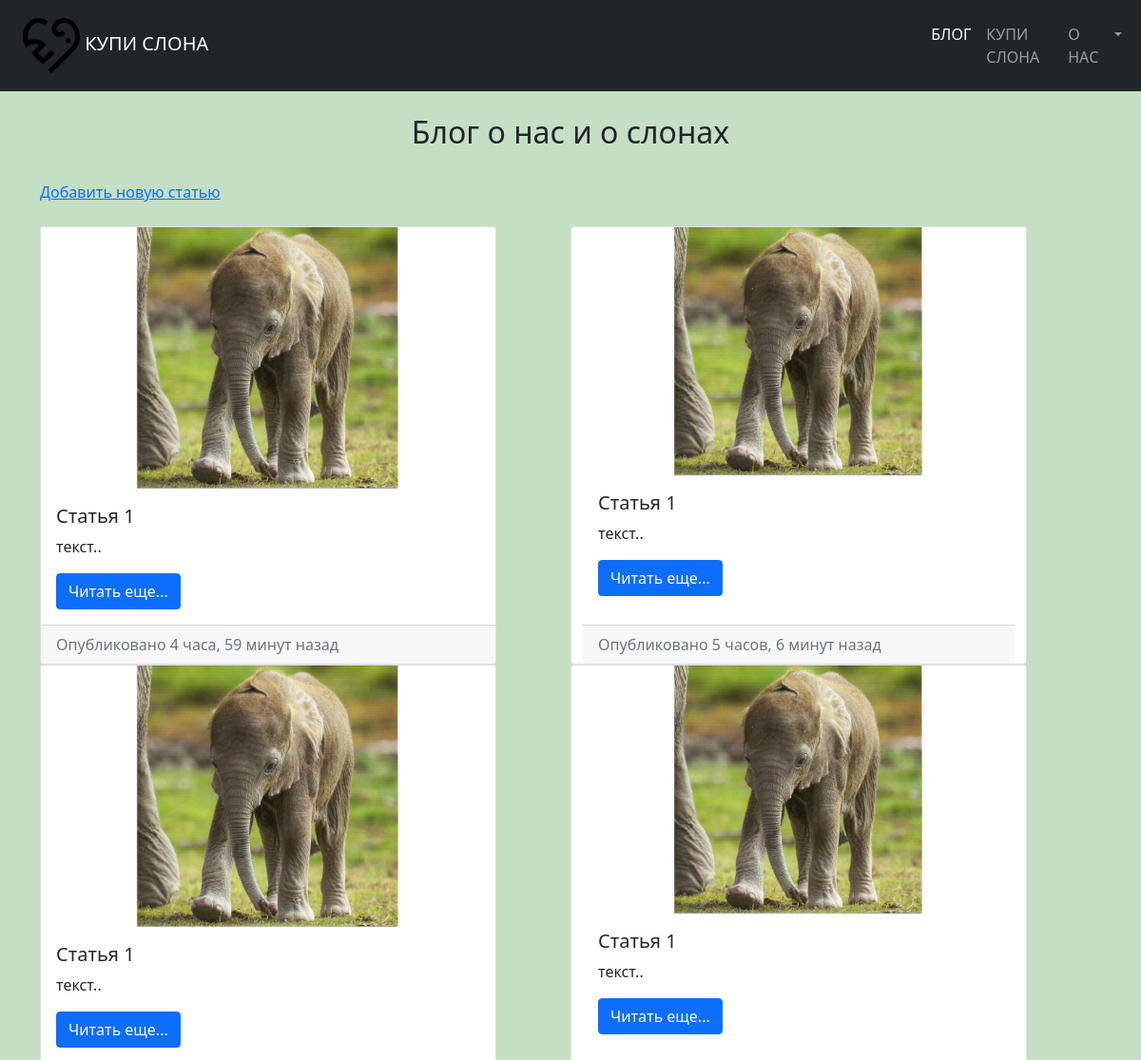
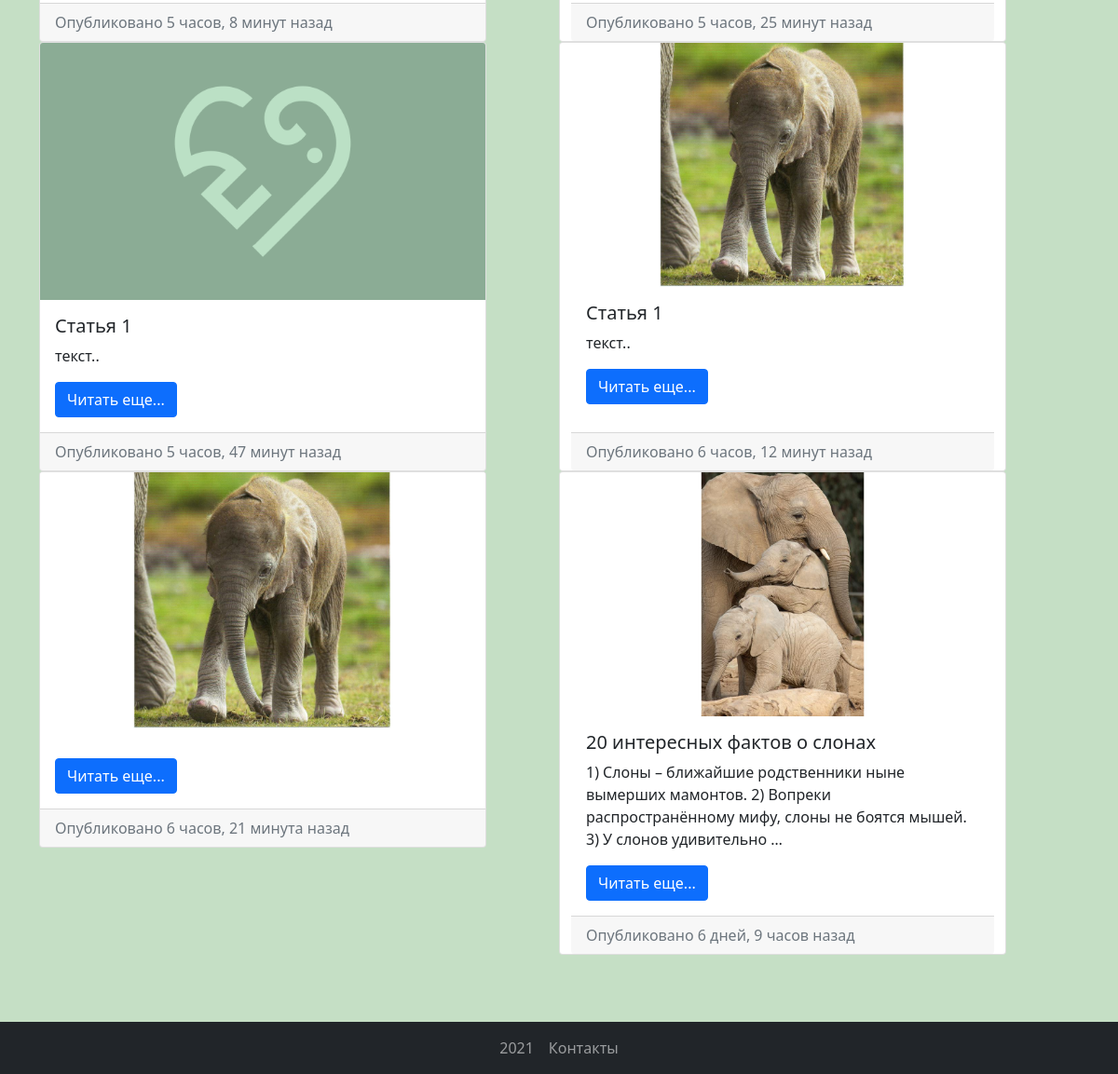
The app's page /, older data (2 pictures, top to bottom).
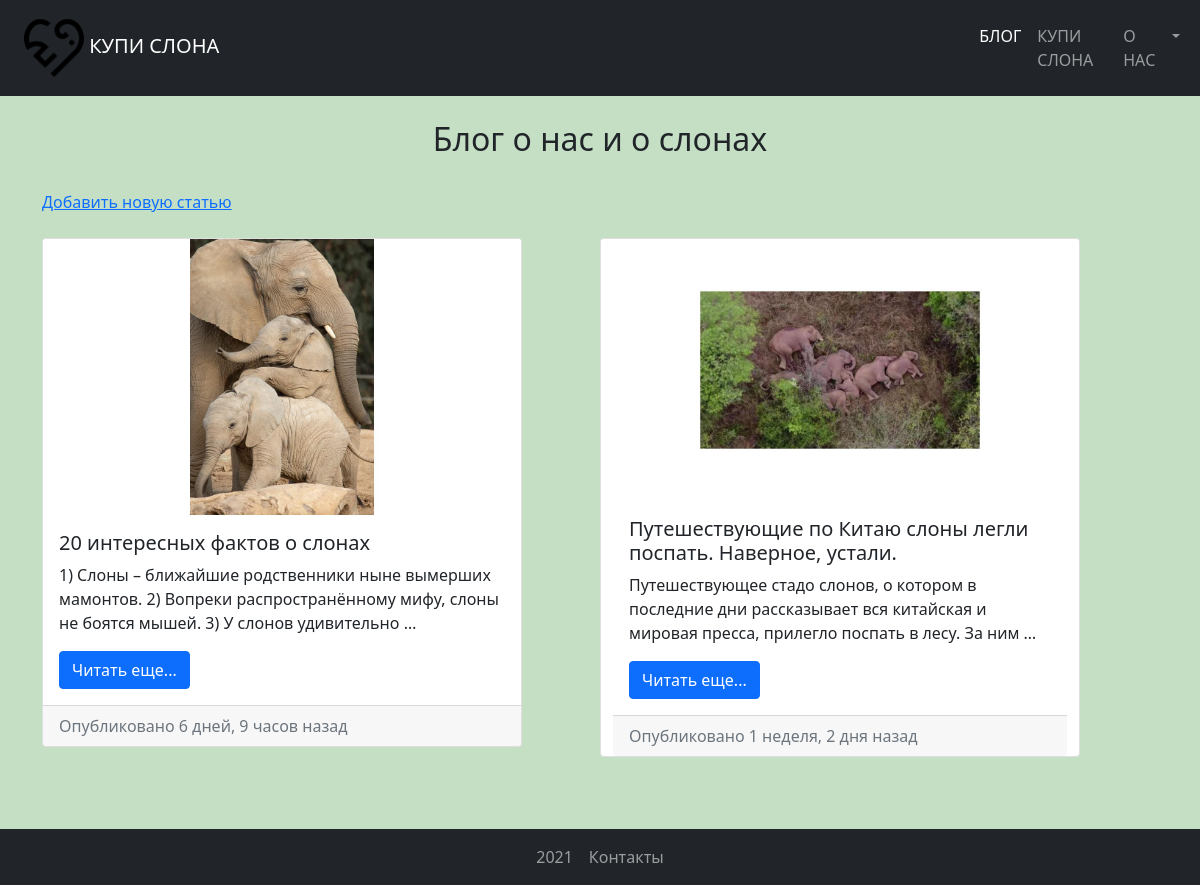
The same page, newer data.
### news/models.py (models this page shows, shortened)
class News(models.Model):
    title = models.CharField(max_length=100, verbose_name='Название')
    content = models.TextField(blank=True, verbose_name="Текст")
    created_at = models.DateTimeField(auto_now_add=True, verbose_name="Дата создания")
    updated_at = models.DateTimeField(auto_now=True, verbose_name="Дата последней редакции")
    photo = models.ManyToManyField(Images, verbose_name="Изображения", blank=True)
    is_published = models.BooleanField(default=True, verbose_name="Статус")
    author = models.CharField(max_length=30, verbose_name="Автор")
    class Meta:
        verbose_name = 'Новость'
        verbose_name_plural = 'Новости'
        ordering = ['-updated_at']
    def get_absolute_url(self):
        return reverse('article', kwargs={'article_id': self.pk})

### images/models.py (models this page shows, shortened)
class Images(models.Model):
    title = models.CharField(max_length=30, verbose_name='Имя')
    image = models.ImageField(verbose_name="Расположение")
    class Meta:
        verbose_name = 'Изображение'
        verbose_name_plural = "Изображения"
        ordering = ['title', 'id']

### news/views.py (the view)
# urls.py: path('', index, name='blog'),
def index(request):
    news = News.objects.all()[:8]       # получение последних 8 новостей
    return render(request, 'news/index.html', {'news': news, 'active_link': 'blog'})

### news/templates/news/index.html (shortened to what this page needs)
{% extends 'base.html' %}
{% block heading %}Блог о нас и о слонах{% endblock %}
{% block content %}
    <a href="{% url 'add_article' %}">Добавить новую статью</a> <br> <br>
    <div class="row">
        {% for item in news %}
            {% cycle True False as row silent %}
            {% if row %}
                <div class="col-lg-6">
            {% endif %}
        <div class="card" style="width: 30rem;">
            {% if item.photo.all %}
                <img src="/images/{{ item.photo.all.0.image }}" class="card-img-top" alt="...">
            {% else %}
                <img src="/images/brand/default_picture.png" class="card-img-top" alt="...">
            {% endif %}
            <div class="card-body">
                <h5 class="card-title">{{ item.title }}</h5>
                <p class="card-text">{{ item.content|truncatewords:20 }}</p>
                <a href="{{ item.get_absolute_url }}" class="btn btn-primary">Читать еще...</a>
            </div>
            <div class="card-footer text-muted"> Опубликовано {{ item.created_at|timesince }} назад
            </div>
        </div>
        {% if row %}
            </div>
        {% endif %}
        {% endfor %}
    </div>
{% endblock %}

### templates/base.html (shortened to what this page needs)
{% load static %}
<!doctype html>
<html lang="en">
<head>
    <link href="{% static 'bootstrap/css/bootstrap.min.css'%}" rel="stylesheet">
    <link href="{% static 'css/style.css'%}" rel="stylesheet">
</head>
<body>
{% include 'inc/_navbar_header.html' %}
<div class="container-fluid">
    <br>
    <h2 align="center">{% block heading %}{% endblock %}</h2>
    <br>
    <div class="container-md">
        {% block content %}{% endblock %}
    </div>
</div>
<br><br><br>
{% include 'inc/_navbar_footer.html' %}
</body>
</html>

### templates/inc/_navbar_header.html (shortened to what this page needs)
<nav class="navbar sticky-top navbar-expand-lg navbar-dark bg-dark">
    <div class="container-fluid">
        <div class="container-fluid">
            <a class="navbar-brand" href="{% url 'blog' %}">
                <img src="/images/brand/logo-121x117.png" alt="" width="60"
                     class="d-inline-block">
                КУПИ СЛОНА
            </a>
        </div>
        <div class="navbar navbar-expand-lg" id="navbarNavAltMarkup">
            <div class="navbar-nav">
                <a class="nav-link {% if active_link == "blog" %} active {% endif %}" aria-current="page" href="{% url 'blog' %}">БЛОГ</a>
                <a class="nav-link {% if active_link == "shop" %} active {% endif %}" href="#">КУПИ СЛОНА</a>
                <a class="nav-link {% if active_link == "about" %} active {% endif %}" href="#">О НАС</a>
                <li class="nav-item dropdown">
                    <a class="nav-link dropdown-toggle" href="#" id="navbarDropdownMenuLink" role="button"
                       data-bs-toggle="dropdown" aria-expanded="false"></a>
                </li>
            </div>
        </div>
    </div>
</nav>

### templates/inc/_navbar_footer.html
<nav class="navbar navbar-dark navbar-expand-md bg-faded justify-content-center bg-dark">
    <div class="navbar-collapse collapse w-100" id="collapsingNavbar3">
        <ul class="navbar-nav w-100 justify-content-center">
            <li class="nav-item">
                <a class="nav-link" href="#">2021</a>
            </li>
            <li class="nav-item">
                <a class="nav-link" href="#">Контакты</a>
            </li>
        </ul>
    </div>
</nav>

### kupi_slona/static/css/style.css (style rules this page uses)
body { background: #c5dfc5; }

Row changes from the older to the newer data that the page shows:
removed News: photo.all.0.image (picture), title "Статья 1", content "текст..", created_at "4 часа, 59 минут"
removed News: photo.all.0.image (picture), title "Статья 1", content "текст..", created_at "5 часов, 6 минут"
removed News: photo.all.0.image (picture), title "Статья 1", content "текст..", created_at "5 часов, 8 минут"
removed News: photo.all.0.image (picture), title "Статья 1", content "текст..", created_at "5 часов, 25 минут"
removed News: title "Статья 1", content "текст..", created_at "5 часов, 47 минут"
removed News: photo.all.0.image (picture), title "Статья 1", content "текст..", created_at "6 часов, 12 минут"
removed News: photo.all.0.image (picture), created_at "6 часов, 21 минута"
now on this page (row unchanged): News: photo.all.0.image (picture), title "Путешествующие по Китаю слоны легли поспать. Наверное, устали.", content "Путешествующее стадо слонов, о котором в последние дни рассказывает вся китайская и мировая пресса, прилегло поспать в лесу. За ним …", created_at "1 неделя, 2 дня"
